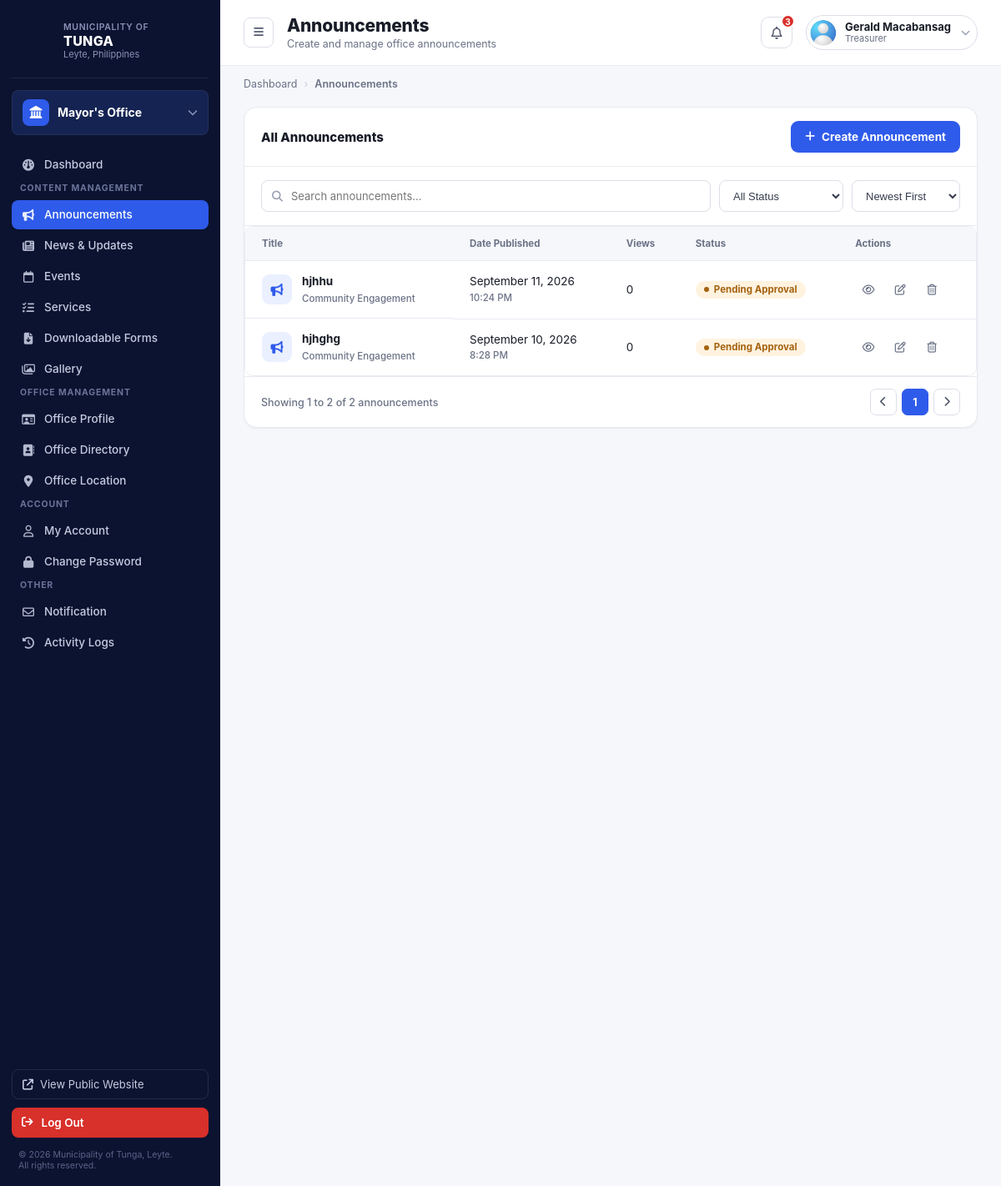
The app's page /office-dashboard/office-announcement (signed in), older data.
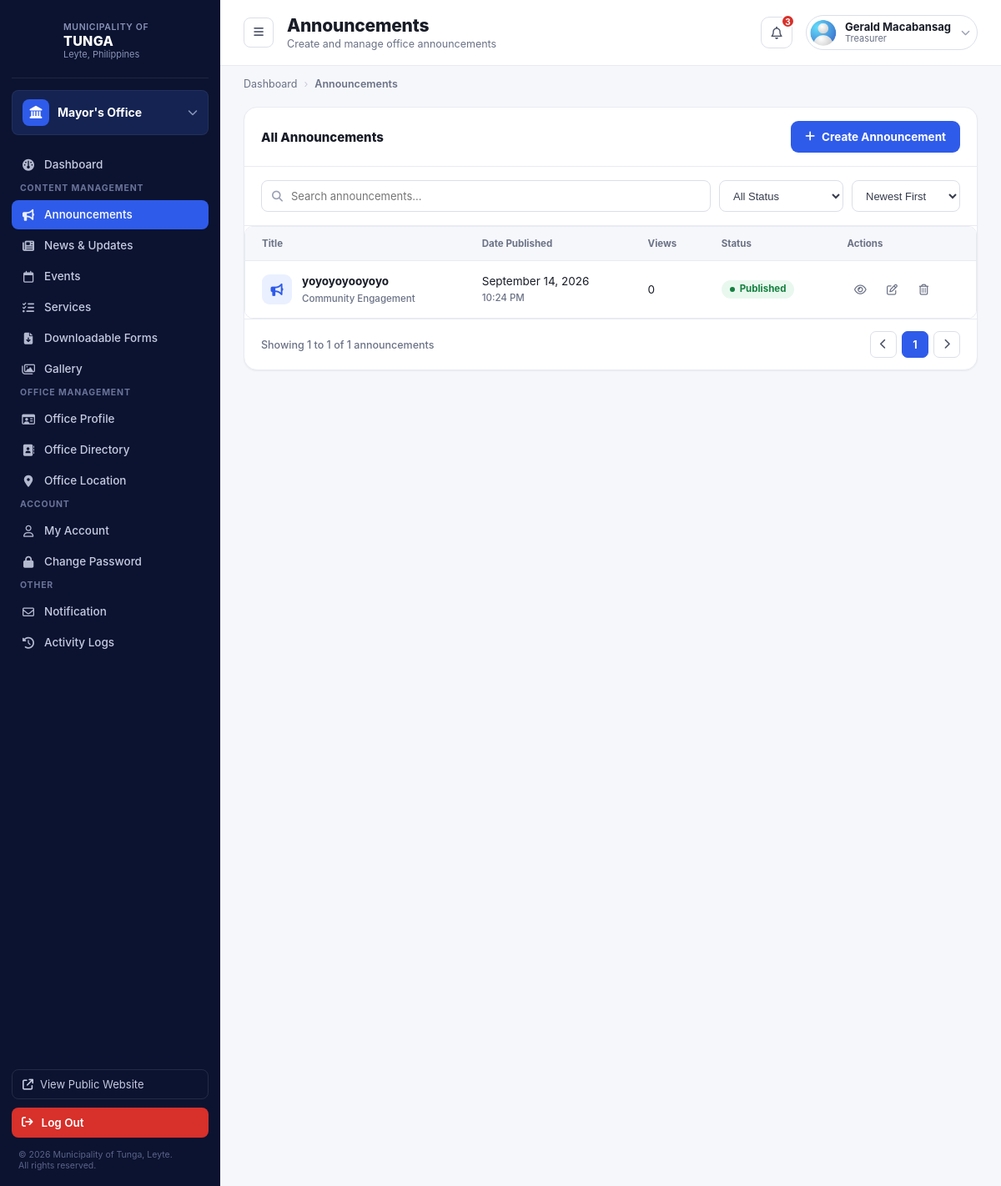
The same page, newer data.
### office_dashboard/models.py (models this page shows, shortened)
class OfficeRepresentative(models.Model):
    user = models.OneToOneField(User, on_delete=models.CASCADE, related_name="office_rep")
    office = models.OneToOneField(Office, on_delete=models.CASCADE, related_name="representative")
    position = models.CharField(max_length=100, blank=True)
    mobile_number = models.CharField(max_length=20, blank=True)
    photo = models.ImageField(upload_to="rep_photos/", blank=True, null=True)   # ADD THIS LINE
    @property
    def unread_notifications_count(self):
        return self.notifications.filter(is_read=False).count()

class Announcement(models.Model):
    STATUS_CHOICES = [
        ("pending", "Pending Approval"),
        ("published", "Published"),
        ("reject", "Reject"),
        ("returned", "Returned"),
        ("archive", "Archived"),
    ]
    PRIORITY_CHOICES = [
        ("Normal", "Normal"),
        ("Low", "Low"),
        ("High", "High"),
        ("Urgent", "Urgent"),
    ]
    representative = models.ForeignKey(
        OfficeRepresentative,
        on_delete=models.CASCADE,
        related_name="announcements"
    )
    title = models.CharField(max_length=255)
    subtitle = models.CharField(
        max_length=255,
        blank=True
    )
    category = models.CharField(
        max_length=100,
        blank=True
    )
    content = models.TextField(
        blank=True
    )
    image = models.ImageField(
        upload_to="announcements/",
        blank=True,
        null=True
    )
    author = models.CharField(
        max_length=255,
        blank=True
    )
    date_posted = models.DateField(
        null=True,
        blank=True
    )
    expiration_date = models.DateTimeField(
        null=True,
        blank=True
    )
    last_updated = models.DateTimeField(auto_now=True)
    priority = models.CharField(
        max_length=20,
        choices=PRIORITY_CHOICES,
        default="Normal"
    )
    status = models.CharField(
        max_length=20,
        choices=STATUS_CHOICES,
        default="pending"
    )
    views = models.PositiveIntegerField(
        default=0
    )
    created_at = models.DateTimeField(
        auto_now_add=True
    )

### offices/models.py (models this page shows, shortened)
class Office(models.Model):
    name = models.CharField(max_length=100)
    slug = models.SlugField(unique=True, max_length=150)
    logo = models.ImageField(upload_to="office_logos/", blank=True, null=True)
    about = models.TextField(blank=True)
    description = models.TextField(blank=True)
    head_name = models.CharField(max_length=255, blank=True)
    position_title = models.CharField(max_length=255, blank=True)
    office_hours = models.CharField(max_length=255, blank=True)
    location = models.CharField(max_length=255, blank=True)
    email = models.EmailField(blank=True)
    telephone = models.CharField(max_length=100, blank=True)

### office_dashboard/views.py (the view, shortened to what this page needs)
# urls.py: path('office-announcement', views.rep_announcement, name='rep_announce'),
@office_rep_required
def rep_announcement(request, rep):
    announcements = rep.announcements.all()
    q = request.GET.get('q', '').strip()
    if q:
        announcements = announcements.filter(title__icontains=q)
    status = request.GET.get('status', '')
    if status:
        announcements = announcements.filter(status=status)
    sort = request.GET.get('sort', 'newest')
    announcements = announcements.order_by('created_at' if sort == 'oldest' else '-created_at')
    paginator = Paginator(announcements, 5)
    page_obj = paginator.get_page(request.GET.get('page'))
    return render(request, "office_dashboard/announcements.html", {
        "rep": rep,
        "page_obj": page_obj,
        "announcements": page_obj.object_list,
        "current_q": q,
        "current_status": status,
        "current_sort": sort,
    })

### office_dashboard/views.py (called while the page is built)
def office_rep_required(view_func):
    @wraps(view_func)
    @login_required
    def wrapper(request, *args, **kwargs):
        rep = OfficeRepresentative.objects.filter(user=request.user).first()
        if rep is None:
            messages.error(request, "Your account isn't linked to an Office Representative profile.")
            return redirect("home")
        return view_func(request, rep, *args, **kwargs)
    return wrapper

### templates/office_dashboard/announcements.html (shortened to what this page needs)
{% extends "representative_dashboard_base.html" %}
{% load static %}
{% block body_page %}announcements{% endblock %}
{% block content %}
  <div class="main">
    <header class="topbar">
      <div class="topbar-left">
        <button class="menu-btn" onclick="document.getElementById('sidebar').classList.toggle('open')"><i class="fa-solid fa-bars"></i></button>
        <div class="page-heading">
          <h1>Announcements</h1>
          <p>Create and manage office announcements</p>
        </div>
      </div>
      <div class="topbar-right">
        <button class="icon-button" id="notifBellBtn" type="button" aria-haspopup="true" aria-expanded="false"><i class="fa-regular fa-bell"></i><span class="dot">3</span></button>
        <div class="user-chip">
          <img src="{% if rep.photo %}{{ rep.photo.url }}{% else %}{% static 'images/icon/profile_logo.jpeg' %}{% endif %}" alt="">
          <div class="who"><div class="name">{{ rep.user.get_full_name|default:rep.user.username }}</div><div class="role">{{ rep.position|default:"Office Representative" }}</div></div>
          <i class="fa-solid fa-chevron-down chev"></i>
        </div>
      </div>
    </header>
    <nav class="breadcrumbs">
      <span>Dashboard</span><span class="sep">›</span><span class="current">Announcements</span>
    </nav>
    <main class="content">
      <section class="panel">
        <div class="panel-header">
          <h2>All Announcements</h2>
          <button class="btn btn-primary" id="open-create-announcement"><i class="fa-solid fa-plus"></i> Create Announcement</button>
        </div>
          <form method="get" class="filters-row">
            <label class="field search" style="flex:1;">
              <i class="fa-solid fa-magnifying-glass"></i>
              <input type="text" name="q" value="{{ current_q }}" placeholder="Search announcements..." onchange="this.form.submit()">
            </label>
            <select class="field" name="status" onchange="this.form.submit()">
              <option value="" {% if current_status == "" %}selected{% endif %}>All Status</option>
            </select>
            <select class="field" name="sort" onchange="this.form.submit()">
              <option value="newest" {% if current_sort == "newest" %}selected{% endif %}>Newest First</option>
            </select>
          </form>
        <div class="table-wrap">
          <table class="data-table">
            <thead><tr><th>Title</th><th>Date Published</th><th>Views</th><th>Status</th><th>Actions</th></tr></thead>
            <tbody>
              {% for a in announcements %}
              <tr>
                <td class="row-icon-name">
                  <span class="row-thumb" style="background:var(--blue-50);color:var(--blue-600);"><i class="fa-solid fa-bullhorn"></i></span>
                  <div><div class="cell-primary">{{ a.title }}</div><div class="cell-sub">{{ a.category|default:"—" }}</div></div>
                </td>
                <td>{{ a.date_posted|default:a.created_at|date:"F j, Y" }}<br><span class="cell-sub">{{ a.created_at|date:"g:i A" }}</span></td>
                <td>{{ a.views }}</td>
                <td>
                  <span class="badge
                    {% if a.status == 'published' %}badge-green
                    {% elif a.status == 'pending' %}badge-amber
                    {% elif a.status == 'draft' %}badge-gray
                    {% else %}badge-red{% endif %}">
                    {{ a.get_status_display }}
                  </span>
                </td>
                <td>
                    <div class="action-icons">
                      <span class="ic" data-view-target="view-modal-{{ a.id }}"><i class="fa-regular fa-eye"></i></span>
                      <span class="ic" data-edit-target="edit-modal-{{ a.id }}"><i class="fa-regular fa-pen-to-square"></i></span>
                      <span class="ic" data-delete-target="delete-modal-{{ a.id }}"><i class="fa-regular fa-trash-can"></i></span>
                    </div>
                </td>
              </tr>
              {% empty %}
              <tr><td colspan="5" style="text-align:center;color:var(--gray-400);">No announcements yet.</td></tr>
              {% endfor %}
            </tbody>
          </table>
        </div>
          <div class="pagination">
            <span>
              {% if page_obj.paginator.count == 0 %}
                No announcements found
              {% else %}
                Showing {{ page_obj.start_index }} to {{ page_obj.end_index }} of {{ page_obj.paginator.count }} announcements
              {% endif %}
            </span>
            <div class="page-nums">
              {% if page_obj.has_previous %}
                <a class="page-btn" href="?page={{ page_obj.previous_page_number }}&q={{ current_q }}&status={{ current_status }}&sort={{ current_sort }}"><i class="fa-solid fa-chevron-left"></i></a>
              {% else %}
                <span class="page-btn"><i class="fa-solid fa-chevron-left"></i></span>
              {% endif %}
              {% for num in page_obj.paginator.page_range %}
                {% if num == page_obj.number %}
                  <span class="page-btn active">{{ num }}</span>
                {% else %}
                  <a class="page-btn" href="?page={{ num }}&q={{ current_q }}&status={{ current_status }}&sort={{ current_sort }}">{{ num }}</a>
                {% endif %}
              {% endfor %}
              {% if page_obj.has_next %}
                <a class="page-btn" href="?page={{ page_obj.next_page_number }}&q={{ current_q }}&status={{ current_status }}&sort={{ current_sort }}"><i class="fa-solid fa-chevron-right"></i></a>
              {% else %}
                <span class="page-btn"><i class="fa-solid fa-chevron-right"></i></span>
              {% endif %}
            </div>
          </div>
      </section>
    </main>
  </div>
</div>
{% endblock %}

### templates/representative_dashboard_base.html (shortened to what this page needs)
<!DOCTYPE html>
{% load static %}
<html lang="en">
<head>
<link rel="stylesheet" href="{% static 'css/office_rep_style.css' %}">
<link rel="stylesheet" href="https://cdnjs.cloudflare.com/ajax/libs/font-awesome/6.5.1/css/all.min.css">
</head>
<body data-page="{% block body_page %}dashboard{% endblock %}">
<div class="app-shell">
  <aside class="sidebar" id="sidebar">
    <div class="sidebar-brand">
      <div class="sidebar-brand-text">
        <div class="muni">Municipality of</div>
        <div class="name">TUNGA</div>
        <div class="place">Leyte, Philippines</div>
      </div>
    </div>
    <div class="office-switcher">
      <span class="icon"><i class="fa-solid fa-landmark"></i></span>
      <span class="label">{{ rep.office.name }}</span>
      <i class="fa-solid fa-chevron-down chev"></i>
    </div>
    <div class="sidebar-nav" id="sidebarNav">
    <ul>
      {% url 'office_dashboard:dashboard' as dashboard_url %}
      <li class="nav-item{% if request.path == dashboard_url %} active{% endif %}"><a href="{% url 'office_dashboard:dashboard' %}" style="display:flex;align-items:center;gap:11px;width:100%;color:inherit;"><span class="glyph"><i class="fa-solid fa-gauge"></i></span> Dashboard</a></li>
    </ul>
    <ul>
      <li class="nav-section-title">Content Management</li>
      {% url 'office_dashboard:rep_announce' as announce_url %}
      <li class="nav-item{% if request.path == announce_url %} active{% endif %}"><a href="{{ announce_url }}" style="display:flex;align-items:center;gap:11px;width:100%;color:inherit;"><span class="glyph"><i class="fa-solid fa-bullhorn"></i></span> Announcements</a></li>
      {% url 'office_dashboard:news_update' as news_url %}
      <li class="nav-item{% if request.path == news_url %} active{% endif %}"><a href="{{ news_url }}" style="display:flex;align-items:center;gap:11px;width:100%;color:inherit;"><span class="glyph"><i class="fa-solid fa-newspaper"></i></span> News &amp; Updates</a></li>
      {% url 'office_dashboard:event' as event_url %}
      <li class="nav-item{% if request.path == event_url %} active{% endif %}"><a href="{{ event_url }}" style="display:flex;align-items:center;gap:11px;width:100%;color:inherit;"><span class="glyph"><i class="fa-regular fa-calendar"></i></span> Events</a></li>
      {% url 'office_dashboard:services' as services_url %}
      <li class="nav-item{% if request.path == services_url %} active{% endif %}"><a href="{{ services_url }}" style="display:flex;align-items:center;gap:11px;width:100%;color:inherit;"><span class="glyph"><i class="fa-solid fa-list-check"></i></span> Services</a></li>
      {% url 'office_dashboard:downloadable_form' as forms_url %}
      <li class="nav-item{% if request.path == forms_url %} active{% endif %}"><a href="{{ forms_url }}" style="display:flex;align-items:center;gap:11px;width:100%;color:inherit;"><span class="glyph"><i class="fa-solid fa-file-arrow-down"></i></span> Downloadable Forms</a></li>
      {% url 'office_dashboard:gallery' as gallery_url %}
      <li class="nav-item{% if request.path == gallery_url %} active{% endif %}"><a href="{{ gallery_url }}" style="display:flex;align-items:center;gap:11px;width:100%;color:inherit;"><span class="glyph"><i class="fa-regular fa-images"></i></span> Gallery</a></li>
    </ul>
    <ul>
      <li class="nav-section-title">Office Management</li>
      {% url 'office_dashboard:profile' as profile_url %}
      <li class="nav-item{% if request.path == profile_url %} active{% endif %}"><a href="{{ profile_url }}" style="display:flex;align-items:center;gap:11px;width:100%;color:inherit;"><span class="glyph"><i class="fa-regular fa-id-card"></i></span> Office Profile</a></li>
      {% url 'office_dashboard:directory' as directory_url %}
      <li class="nav-item{% if request.path == directory_url %} active{% endif %}"><a href="{{ directory_url }}" style="display:flex;align-items:center;gap:11px;width:100%;color:inherit;"><span class="glyph"><i class="fa-solid fa-address-book"></i></span> Office Directory</a></li>
      {% url 'office_dashboard:location' as location_url %}
      <li class="nav-item{% if request.path == location_url %} active{% endif %}"><a href="{{ location_url }}" style="display:flex;align-items:center;gap:11px;width:100%;color:inherit;"><span class="glyph"><i class="fa-solid fa-location-dot"></i></span> Office Location</a></li>
    </ul>
    <ul>
      <li class="nav-section-title">Account</li>
      {% url 'office_dashboard:account' as account_url %}
      <li class="nav-item{% if request.path == account_url %} active{% endif %}"><a href="{{ account_url }}" style="display:flex;align-items:center;gap:11px;width:100%;color:inherit;"><span class="glyph"><i class="fa-regular fa-user"></i></span> My Account</a></li>
      {% url 'office_dashboard:change_pass' as changepass_url %}
      <li class="nav-item{% if request.path == changepass_url %} active{% endif %}"><a href="{{ changepass_url }}" style="display:flex;align-items:center;gap:11px;width:100%;color:inherit;"><span class="glyph"><i class="fa-solid fa-lock"></i></span> Change Password</a></li>
    </ul>
    <ul>
      <li class="nav-section-title">Other</li>
      {% url 'office_dashboard:notification' as notif_url %}
      <li class="nav-item{% if request.path == notif_url %} active{% endif %}">
        <a href="{{ notif_url }}" style="display:flex;align-items:center;gap:11px;width:100%;color:inherit;">
          <span class="glyph"><i class="fa-regular fa-envelope"></i></span> Notification
        </a>
      </li>
      {% url 'office_dashboard:log' as log_url %}
      <li class="nav-item{% if request.path == log_url %} active{% endif %}"><a href="{{ log_url }}" style="display:flex;align-items:center;gap:11px;width:100%;color:inherit;"><span class="glyph"><i class="fa-solid fa-clock-rotate-left"></i></span> Activity Logs</a></li>
    </ul>
    </div>
    <div class="sidebar-footer">
      <a href="{% url 'home' %}" class="sidebar-view-site" style="color:inherit;" target="_blank"><i class="fa-solid fa-arrow-up-right-from-square"></i> View Public Website</a>
      <a class="sidebar-logout"><i class="fa-solid fa-arrow-right-from-bracket"></i> Log Out</a>
    </div>
    <div class="sidebar-copy">© 2026 Municipality of Tunga, Leyte.<br>All rights reserved.</div>
  </aside>
    {% block content %}
    {% endblock %}
</body>
</html>

Row changes from the older to the newer data that the page shows:
removed Announcement: title "hjhghg", category "Community Engagement", date_posted "September 10, 2026", created_at "8:28 PM", views "0", status "Pending Approval"
changed Announcement "Community Engagement": title "hjhhu" → "yoyoyoyooyoyo"; date_posted "September 11, 2026" → "September 14, 2026"; status "Pending Approval" → "Published"
Text that changed along with them:
{{ page_obj.end_index }}: "2" → "1"
{{ page_obj.paginator.count }}: "2" → "1"
